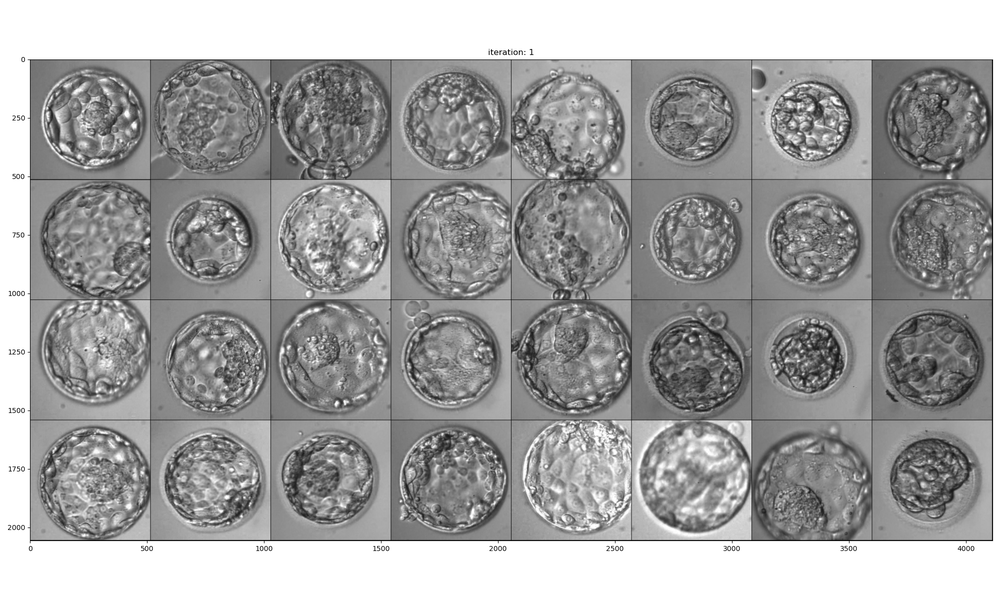
#> input picture visualization/hsv/iteration_1.png, 1000 x 600 px, shrunk from 2000 x 1200 before the run; its folder holds only this picture in this run
$ python -i utils.py   (imports and definitions only)
#> lines starting #> are read from the running program, lines starting #| are printed output that depends on the picture; after the words box and inside, x2 and y2 are one past the last pixel; in counts of white or black regions, pixels touching at a corner belong together
import os
import os.path as osp
from collections import Counter

import glob
from skimage.transform import hough_circle, hough_circle_peaks
from skimage.color import rgb2gray
from skimage.feature import canny
from skimage import io
import numpy as np


# [8 lines left out: function get_data, not called in this run]


def get_roi(path):
#> called with path = '../visualization/hsv/iteration_1.png'
    image = io.imread(path)
#> image is the input picture: shape (600, 1000, 3); min 5, max 255, mean 160.2
    x, y = _get_center(image=image)
    image = _crop(image, x, y)

    # image = resize(image, (224, 224, 3))
    # image = np.array(image)[:, :, ::-1] RGB --> BGR
    return image


# [42 lines left out: functions save_image, _get_path, _get_fusion_path, not called in this run]


def _get_center(image):
    gray = rgb2gray(image)
    edges = canny(gray, sigma=0)
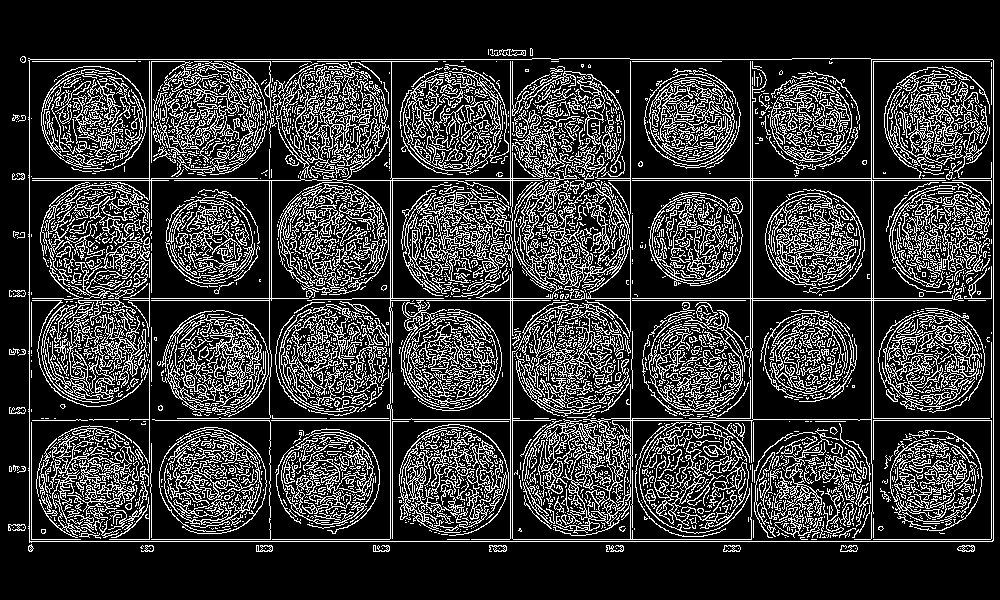
#> edges: shape (600, 1000) bool; 21% white in thin lines or dots, all inside (x1, y1, x2, y2) = (8, 48, 994, 552)
    hough_radii = np.arange(180, 240, 20)
    hough_res = hough_circle(edges, hough_radii)
    accums, cx, cy, radii = hough_circle_peaks(hough_res, hough_radii, total_num_peaks=1)
#> accums = [0.378]; cx = [275]; cy = [238]; radii = [180]
#> in get_roi, `x, y = _get_center(image=image)`: x = 275; y = 238
    return cx[0], cy[0]


def _crop(image, x, y, w=256):  # image H x W x C
#> called with x = 275, y = 238, w = 256
    height, width, channels = image.shape
#> height = 600; width = 1000; channels = 3
    if x - w < 0:
        image = image[:, 0:w * 2, :]
    elif x + w > width:
        image = image[:, width - w * 2:width, :]
    else:
        image = image[:, x - w:x + w, :]
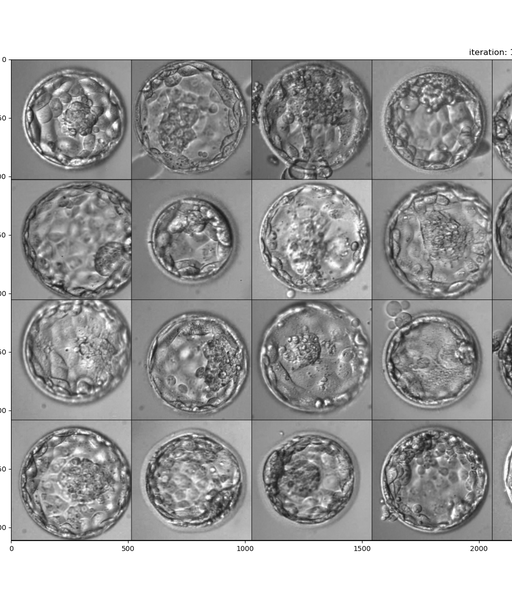
#> image: shape (600, 512, 3); min 18, max 255, mean 159.8
    if y - w < 0:
        image = image[0:w * 2, :, :]
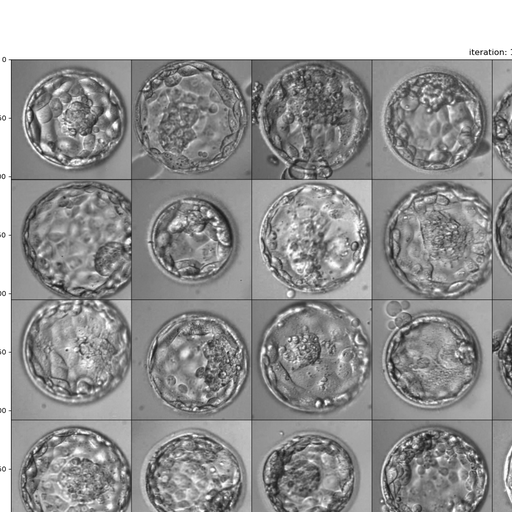
#> image: shape (512, 512, 3); min 21, max 255, mean 150
    elif y + w > height:
        image = image[height - w * 2:height, :, :]
    else:
        image = image[y - w:y + w, :, :]

    return image

>>> result = get_roi('../visualization/hsv/iteration_1.png')
